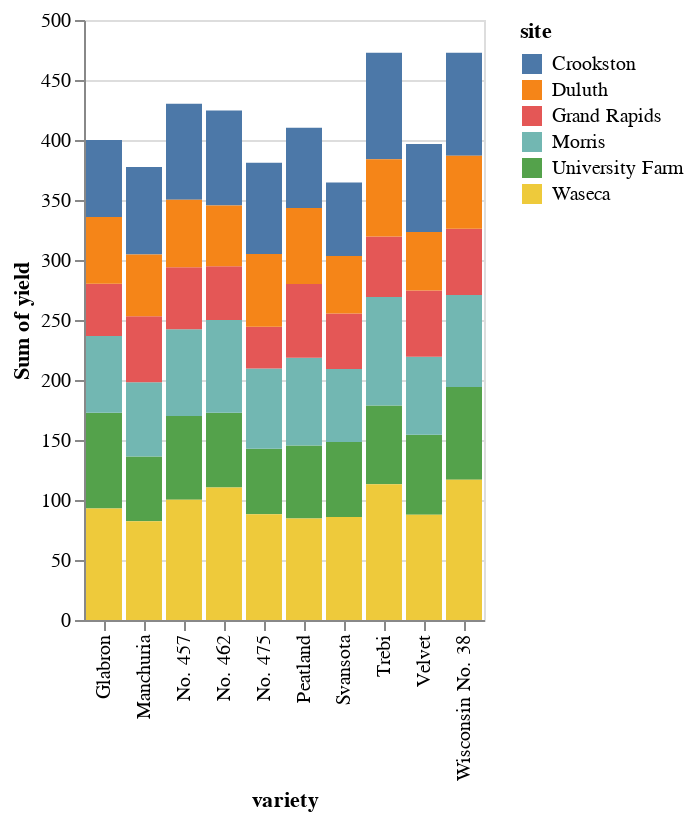

The notebook cell saved with this chart:
### Code cell
# We first import altair and some data
import altair as alt
from vega_datasets import data

# We first load some data
barley = data.barley() # From Altair documentation

# Construct a bar chart
alt.Chart(barley).mark_bar().encode(
    x=alt.X('variety:N'),
    y=alt.Y('sum(yield):Q'),
    color = 'site:N',
    order = alt.Order("site").sort("descending")
)

### Figure 1 — Vega-Lite specification as saved in the notebook (floating-point values rounded to 4 significant figures)
{"config": {"view": {"continuousWidth": 300, "continuousHeight": 300}}, "data": {"name": "data-093ece8c35bb2d41094cfb6138ec810b"}, "mark": {"type": "bar"}, "encoding": {"color": {"field": "site", "type": "nominal"}, "order": {"field": "site", "sort": "descending", "type": "nominal"}, "x": {"field": "variety", "type": "nominal"}, "y": {"aggregate": "sum", "field": "yield", "type": "quantitative"}}, "$schema": "https://vega.github.io/schema/vega-lite/v5.8.0.json", "datasets": {"data-093ece8c35bb2d41094cfb6138ec810b": [{"yield": 27.0, "variety": "Manchuria", "year": 1931, "site": "University Farm"}, {"yield": 48.87, "variety": "Manchuria", "year": 1931, "site": "Waseca"}, {"yield": 27.43, "variety": "Manchuria", "year": 1931, "site": "Morris"}, {"yield": 39.93, "variety": "Manchuria", "year": 1931, "site": "Crookston"}, {"yield": 32.97, "variety": "Manchuria", "year": 1931, "site": "Grand Rapids"}, {"yield": 28.97, "variety": "Manchuria", "year": 1931, "site": "Duluth"}, {"yield": 43.07, "variety": "Glabron", "year": 1931, "site": "University Farm"}, {"yield": 55.2, "variety": "Glabron", "year": 1931, "site": "Waseca"}, {"yield": 28.77, "variety": "Glabron", "year": 1931, "site": "Morris"}, {"yield": 38.13, "variety": "Glabron", "year": 1931, "site": "Crookston"}, {"yield": 29.13, "variety": "Glabron", "year": 1931, "site": "Grand Rapids"}, {"yield": 29.67, "variety": "Glabron", "year": 1931, "site": "Duluth"}, {"yield": 35.13, "variety": "Svansota", "year": 1931, "site": "University Farm"}, {"yield": 47.33, "variety": "Svansota", "year": 1931, "site": "Waseca"}, {"yield": 25.77, "variety": "Svansota", "year": 1931, "site": "Morris"}, {"yield": 40.47, "variety": "Svansota", "year": 1931, "site": "Crookston"}, {"yield": 29.67, "variety": "Svansota", "year": 1931, "site": "Grand Rapids"}, {"yield": 25.7, "variety": "Svansota", "year": 1931, "site": "Duluth"}, {"yield": 39.9, "variety": "Velvet", "year": 1931, "site": "University Farm"}, {"yield": 50.23, "variety": "Velvet", "year": 1931, "site": "Waseca"}, {"yield": 26.13, "variety": "Velvet", "year": 1931, "site": "Morris"}, {"yield": 41.33, "variety": "Velvet", "year": 1931, "site": "Crookston"}, {"yield": 23.03, "variety": "Velvet", "year": 1931, "site": "Grand Rapids"}, {"yield": 26.3, "variety": "Velvet", "year": 1931, "site": "Duluth"}, {"yield": 36.57, "variety": "Trebi", "year": 1931, "site": "University Farm"}, {"yield": 63.83, "variety": "Trebi", "year": 1931, "site": "Waseca"}, {"yield": 43.77, "variety": "Trebi", "year": 1931, "site": "Morris"}, {"yield": 46.93, "variety": "Trebi", "year": 1931, "site": "Crookston"}, {"yield": 29.77, "variety": "Trebi", "year": 1931, "site": "Grand Rapids"}, {"yield": 33.93, "variety": "Trebi", "year": 1931, "site": "Duluth"}, {"yield": 43.27, "variety": "No. 457", "year": 1931, "site": "University Farm"}, {"yield": 58.1, "variety": "No. 457", "year": 1931, "site": "Waseca"}, {"yield": 28.7, "variety": "No. 457", "year": 1931, "site": "Morris"}, {"yield": 45.67, "variety": "No. 457", "year": 1931, "site": "Crookston"}, {"yield": 32.17, "variety": "No. 457", "year": 1931, "site": "Grand Rapids"}, {"yield": 33.6, "variety": "No. 457", "year": 1931, "site": "Duluth"}, {"yield": 36.6, "variety": "No. 462", "year": 1931, "site": "University Farm"}, {"yield": 65.77, "variety": "No. 462", "year": 1931, "site": "Waseca"}, {"yield": 30.37, "variety": "No. 462", "year": 1931, "site": "Morris"}, {"yield": 48.57, "variety": "No. 462", "year": 1931, "site": "Crookston"}, {"yield": 24.93, "variety": "No. 462", "year": 1931, "site": "Grand Rapids"}, {"yield": 28.1, "variety": "No. 462", "year": 1931, "site": "Duluth"}, {"yield": 32.77, "variety": "Peatland", "year": 1931, "site": "University Farm"}, {"yield": 48.57, "variety": "Peatland", "year": 1931, "site": "Waseca"}, {"yield": 29.87, "variety": "Peatland", "year": 1931, "site": "Morris"}, {"yield": 41.6, "variety": "Peatland", "year": 1931, "site": "Crookston"}, {"yield": 34.7, "variety": "Peatland", "year": 1931, "site": "Grand Rapids"}, {"yield": 32.0, "variety": "Peatland", "year": 1931, "site": "Duluth"}, {"yield": 24.67, "variety": "No. 475", "year": 1931, "site": "University Farm"}, {"yield": 46.77, "variety": "No. 475", "year": 1931, "site": "Waseca"}, {"yield": 22.6, "variety": "No. 475", "year": 1931, "site": "Morris"}, {"yield": 44.1, "variety": "No. 475", "year": 1931, "site": "Crookston"}, {"yield": 19.7, "variety": "No. 475", "year": 1931, "site": "Grand Rapids"}, {"yield": 33.07, "variety": "No. 475", "year": 1931, "site": "Duluth"}, {"yield": 39.3, "variety": "Wisconsin No. 38", "year": 1931, "site": "University Farm"}, {"yield": 58.8, "variety": "Wisconsin No. 38", "year": 1931, "site": "Waseca"}, {"yield": 29.47, "variety": "Wisconsin No. 38", "year": 1931, "site": "Morris"}, {"yield": 49.87, "variety": "Wisconsin No. 38", "year": 1931, "site": "Crookston"}, {"yield": 34.47, "variety": "Wisconsin No. 38", "year": 1931, "site": "Grand Rapids"}, {"yield": 31.6, "variety": "Wisconsin No. 38", "year": 1931, "site": "Duluth"}, {"yield": 26.9, "variety": "Manchuria", "year": 1932, "site": "University Farm"}, {"yield": 33.47, "variety": "Manchuria", "year": 1932, "site": "Waseca"}, {"yield": 34.37, "variety": "Manchuria", "year": 1932, "site": "Morris"}, {"yield": 32.97, "variety": "Manchuria", "year": 1932, "site": "Crookston"}, {"yield": 22.13, "variety": "Manchuria", "year": 1932, "site": "Grand Rapids"}, {"yield": 22.57, "variety": "Manchuria", "year": 1932, "site": "Duluth"}, {"yield": 36.8, "variety": "Glabron", "year": 1932, "site": "University Farm"}, {"yield": 37.73, "variety": "Glabron", "year": 1932, "site": "Waseca"}, {"yield": 35.13, "variety": "Glabron", "year": 1932, "site": "Morris"}, {"yield": 26.17, "variety": "Glabron", "year": 1932, "site": "Crookston"}, {"yield": 14.43, "variety": "Glabron", "year": 1932, "site": "Grand Rapids"}, {"yield": 25.87, "variety": "Glabron", "year": 1932, "site": "Duluth"}, {"yield": 27.43, "variety": "Svansota", "year": 1932, "site": "University Farm"}, {"yield": 38.5, "variety": "Svansota", "year": 1932, "site": "Waseca"}, {"yield": 35.03, "variety": "Svansota", "year": 1932, "site": "Morris"}, {"yield": 20.63, "variety": "Svansota", "year": 1932, "site": "Crookston"}, {"yield": 16.63, "variety": "Svansota", "year": 1932, "site": "Grand Rapids"}, {"yield": 22.23, "variety": "Svansota", "year": 1932, "site": "Duluth"}, {"yield": 26.8, "variety": "Velvet", "year": 1932, "site": "University Farm"}, {"yield": 37.4, "variety": "Velvet", "year": 1932, "site": "Waseca"}, {"yield": 38.83, "variety": "Velvet", "year": 1932, "site": "Morris"}, {"yield": 32.07, "variety": "Velvet", "year": 1932, "site": "Crookston"}, {"yield": 32.23, "variety": "Velvet", "year": 1932, "site": "Grand Rapids"}, {"yield": 22.47, "variety": "Velvet", "year": 1932, "site": "Duluth"}, {"yield": 29.07, "variety": "Trebi", "year": 1932, "site": "University Farm"}, {"yield": 49.23, "variety": "Trebi", "year": 1932, "site": "Waseca"}, {"yield": 46.63, "variety": "Trebi", "year": 1932, "site": "Morris"}, {"yield": 41.83, "variety": "Trebi", "year": 1932, "site": "Crookston"}, {"yield": 20.63, "variety": "Trebi", "year": 1932, "site": "Grand Rapids"}, {"yield": 30.6, "variety": "Trebi", "year": 1932, "site": "Duluth"}, {"yield": 26.43, "variety": "No. 457", "year": 1932, "site": "University Farm"}, {"yield": 42.2, "variety": "No. 457", "year": 1932, "site": "Waseca"}, {"yield": 43.53, "variety": "No. 457", "year": 1932, "site": "Morris"}, {"yield": 34.33, "variety": "No. 457", "year": 1932, "site": "Crookston"}, {"yield": 19.47, "variety": "No. 457", "year": 1932, "site": "Grand Rapids"}, {"yield": 22.7, "variety": "No. 457", "year": 1932, "site": "Duluth"}, {"yield": 25.57, "variety": "No. 462", "year": 1932, "site": "University Farm"}, {"yield": 44.7, "variety": "No. 462", "year": 1932, "site": "Waseca"}, {"yield": 47.0, "variety": "No. 462", "year": 1932, "site": "Morris"}, {"yield": 30.53, "variety": "No. 462", "year": 1932, "site": "Crookston"}, {"yield": 19.9, "variety": "No. 462", "year": 1932, "site": "Grand Rapids"}, {"yield": 22.5, "variety": "No. 462", "year": 1932, "site": "Duluth"}, {"yield": 28.07, "variety": "Peatland", "year": 1932, "site": "University Farm"}, {"yield": 36.03, "variety": "Peatland", "year": 1932, "site": "Waseca"}, {"yield": 43.2, "variety": "Peatland", "year": 1932, "site": "Morris"}, {"yield": 25.23, "variety": "Peatland", "year": 1932, "site": "Crookston"}, {"yield": 26.77, "variety": "Peatland", "year": 1932, "site": "Grand Rapids"}, {"yield": 31.37, "variety": "Peatland", "year": 1932, "site": "Duluth"}, {"yield": 30.0, "variety": "No. 475", "year": 1932, "site": "University Farm"}, {"yield": 41.27, "variety": "No. 475", "year": 1932, "site": "Waseca"}, {"yield": 44.23, "variety": "No. 475", "year": 1932, "site": "Morris"}, {"yield": 32.13, "variety": "No. 475", "year": 1932, "site": "Crookston"}, {"yield": 15.23, "variety": "No. 475", "year": 1932, "site": "Grand Rapids"}, {"yield": 27.37, "variety": "No. 475", "year": 1932, "site": "Duluth"}, {"yield": 38.0, "variety": "Wisconsin No. 38", "year": 1932, "site": "University Farm"}, {"yield": 58.17, "variety": "Wisconsin No. 38", "year": 1932, "site": "Waseca"}, {"yield": 47.17, "variety": "Wisconsin No. 38", "year": 1932, "site": "Morris"}, {"yield": 35.9, "variety": "Wisconsin No. 38", "year": 1932, "site": "Crookston"}, {"yield": 20.67, "variety": "Wisconsin No. 38", "year": 1932, "site": "Grand Rapids"}, {"yield": 29.33, "variety": "Wisconsin No. 38", "year": 1932, "site": "Duluth"}]}}
